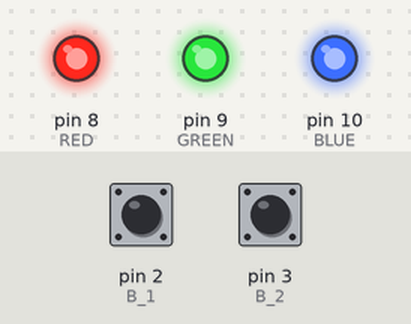
Simulated run of this sketch. Board: Arduino Uno, built with avr-gcc and run on an emulated ATmega328P. On the bench: output pins drawn as LEDs (lit = HIGH). Dashed ring = blinking. The test bench sets the inputs (shaded band); at power-on: pin 2 (B_1) HIGH, pin 3 (B_2) HIGH.

Above: at 1.2 s.
1.3 s: pin 2 (B_1) pulled LOW for 0.15 s
At 1.47 s:
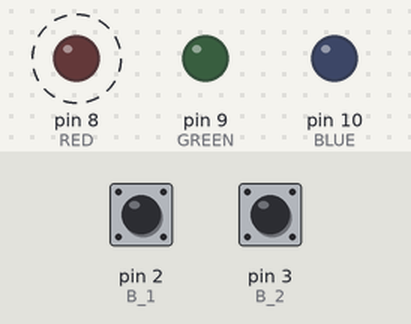
4.3 s: pin 3 (B_2) pulled LOW for 0.15 s
At 4.89 s:
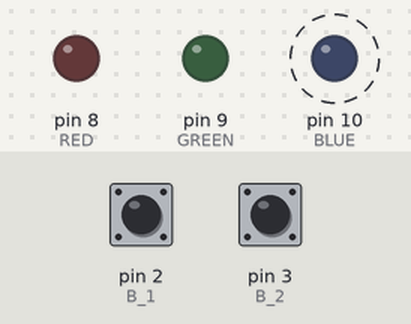
7.4 s: pin 2 (B_1) pulled LOW for 1 s
At 7.8 s:
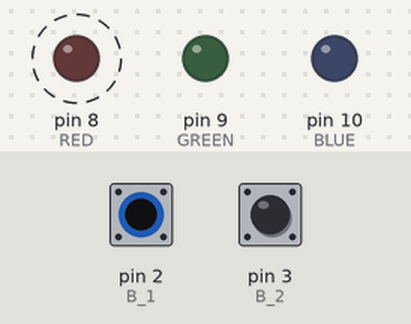
10.4 s: pin 3 (B_2) pulled LOW for 1 s
At 10.88 s:
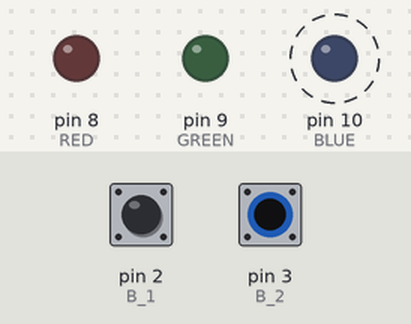
13.4 s: pin 2 (B_1) driven LOW and pin 3 (B_2) driven LOW
At 14.4 s:
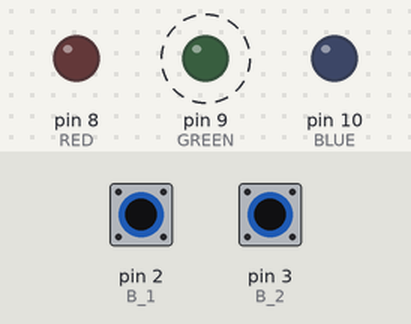
Timing chart, 0 to 17.4 s (numbered marks = the images above; inputs shaded):
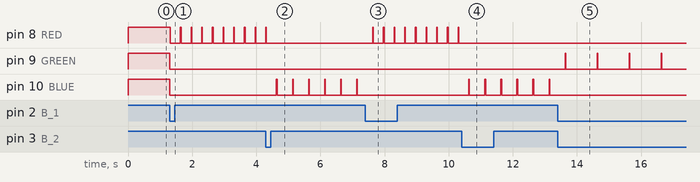

The sketch:

LED_Interrupt.ino
```cpp
#define B_1 2 //button 1 pin
#define B_2 3 //button 2 pin
#define RED 8 //red LED pin
#define GREEN 9 //green LED pin
#define BLUE 10 //blue LED pin
volatile byte flag=0; //flag designated as volatile byte since it is used in ISR
void setup()
{
    pinMode(RED,OUTPUT);
    pinMode(GREEN,OUTPUT);
    pinMode(BLUE,OUTPUT);
    pinMode(B_1, INPUT_PULLUP);
    pinMode(B_2, INPUT_PULLUP);


    attachInterrupt(digitalPinToInterrupt(B_1), red_flash, FALLING); //ISR for button 1
    attachInterrupt(digitalPinToInterrupt(B_2), blue_flash, FALLING); //ISR for button 2
}

void loop()
{


    digitalWrite(RED, HIGH); //task a, all three LEDs on
    digitalWrite(BLUE, HIGH);
    digitalWrite(GREEN, HIGH);

    if (flag==1){ //task b, if button 1 is pressed, flash red LED 3 times per second
                  //and turn other LEDs off
     digitalWrite(RED, HIGH);
     digitalWrite(BLUE, LOW);
     digitalWrite(GREEN, LOW);
     delay(20);
     digitalWrite(RED, LOW);
     delay(313);
    }
   if (flag==2){  //task c, if button 2 is pressed, flash blue LED 2 times per second
                  //and turn other LEDs off
     digitalWrite(RED, LOW);
     digitalWrite(BLUE, HIGH);
     digitalWrite(GREEN, LOW);
     delay(20);
     digitalWrite(BLUE, LOW);
     delay(480);
   }
  if (flag==3){   //task d, if button 1 is pressed, flash green LED 1 times per second
                  //and turn other LEDs off
     digitalWrite(RED, LOW);
     digitalWrite(BLUE, LOW);
     digitalWrite(GREEN, HIGH);
     delay(20);
     digitalWrite(GREEN, LOW);
     delay(980);
  }
}

void red_flash(){ //ISR for button 1 (flag=1) or button 1 and 2 (flag=3) being pressed
  flag=1;
  if(digitalRead(B_1)==LOW && digitalRead(B_2)==LOW)
  flag=3;
}

void blue_flash(){ //ISR for button 2 (flag=2) or button 1 and 2 (flag=3) being pressed
  flag=2;
  if(digitalRead(B_1)==LOW && digitalRead(B_2)==LOW)
  flag=3;

    }
```

Measured:
- after the input at 1.3 s, pin 8 (RED): alternates HIGH for 0.02 s and LOW for 0.31 s, starting at once; pin 9 (GREEN), pin 10 (BLUE): HIGH → LOW at once
- after the input at 4.3 s, pin 8 (RED): goes on until 4.3 s, then stays LOW; pin 10 (BLUE): alternates HIGH for 0.02 s and LOW for 0.48 s, starting after 0.33 s
- after the input at 7.4 s, pin 8 (RED): alternates HIGH for 0.02 s and LOW for 0.31 s, starting after 0.23 s; pin 10 (BLUE): stops changing and stays LOW
- after the input at 10.4 s, pin 8 (RED): stops changing and stays LOW; pin 10 (BLUE): alternates HIGH for 0.02 s and LOW for 0.48 s, starting after 0.23 s
- after the input at 13.4 s, pin 9 (GREEN): alternates HIGH for 0.02 s and LOW for 0.98 s, starting after 0.23 s; pin 10 (BLUE): stops changing and stays LOW
